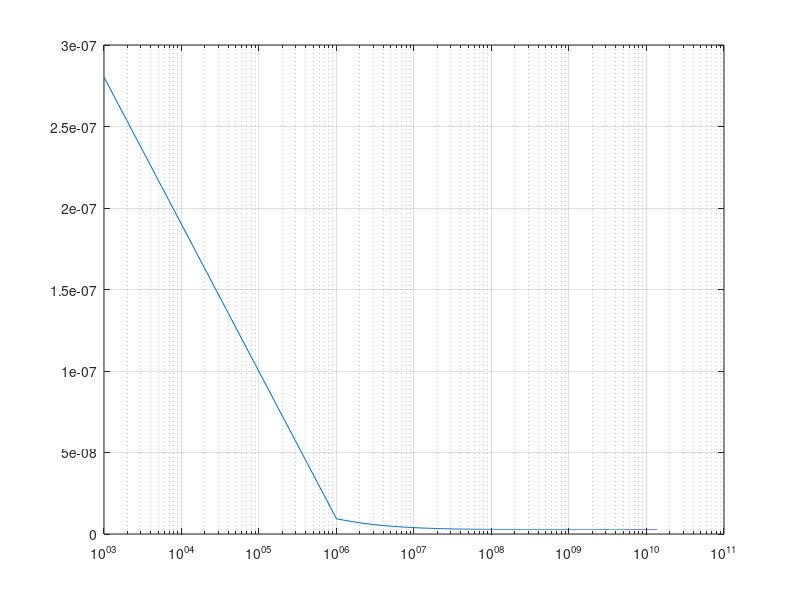
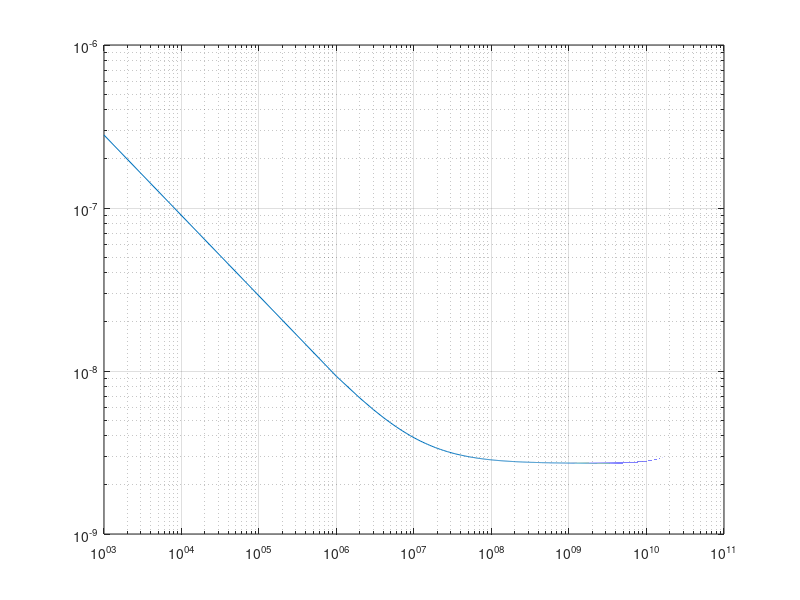

Recreate these plots in MATLAB, in order.
clear all
%Design independent parameters
k = 1.38e-23
T = 290
lambda = 2/3

% Design dependent parameters

%NMOS1: W1_tot = 20.00um  L1 = 0.18um  IDS1 = 1.0000mA  VDS1 = 0.50V
%  gm1 = 6.792m
%  rds1 = 1863.33
%  cgs1 = 18.80f
%  cgd1 = 6.24f
%  cds1 = 4.92f
%  cdb1 = 7.44f
%  vgs1 = 0.7162
%  Gain1 = 12.66
%  gm_id1 = 6.79
%  Ft1 = 43170.75 MHz 


Fc = 50e6 % 1/f noise corner frequency
gm = 6.792e-3
C = (18.8e-15 + 6.24e-15)

% Feedback Components
R1 = 400
R2 = 3.6e3

RP = R1*R2/(R1+R2) % Paralell combination of R1 and R2

Fmin = 1e3;
Fmax = 100e9;
Fstep = 1e6

f = Fmin:Fstep:Fmax; % Frequency of interest 10kHz to 5MHz
W = 2*pi*f;
N = length(f);

S = zeros(N,1);
S_V = zeros(N,1);
for i=1:N
    %Spectral noise power density (V^2/Hz)
    S(i) = 4*k*T*RP + 4*k*T*lambda/gm*(1+Fc/f(i))*(1 + W(i)^2*C^2*RP^2);
    
    %S(i) = 4*k*T*RP;
    
    %Spectral noise voltage (V/sqrt(Hz))
    S_V(i) = sqrt(S(i));
end

figure(1)
semilogx(f,S_V);
grid on

figure(2)
loglog(f,S_V)
grid on

Integrated_noise_2 = trapz(f,S)
Integrated_noise_Voltage = sqrt(Integrated_noise_2)
Integrated_noise_average = sqrt((Integrated_noise_2)/(Fmax-Fmin))

fprintf('Input referred integrated noise square = %4.2e V^2 \n', Integrated_noise_2)
fprintf('Input referred integrated noise = %4.2e V \n', Integrated_noise_Voltage)
fprintf('Average input referred voltage = %4.2e V/sqrt(Hz) \n', Integrated_noise_average)



